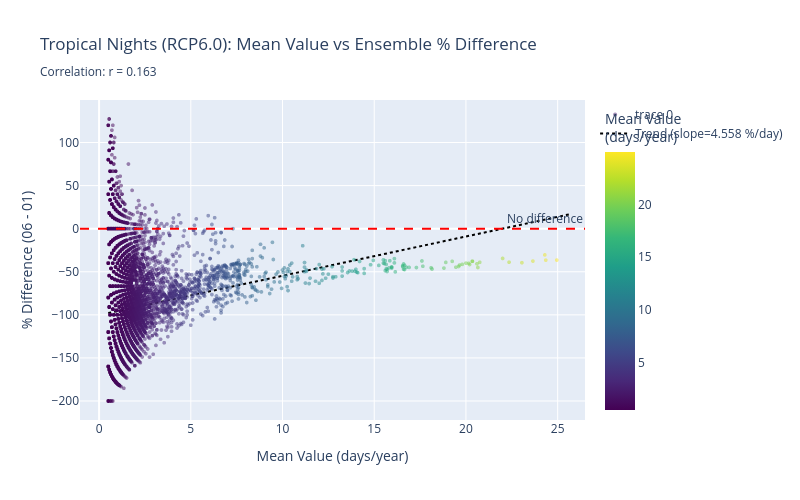
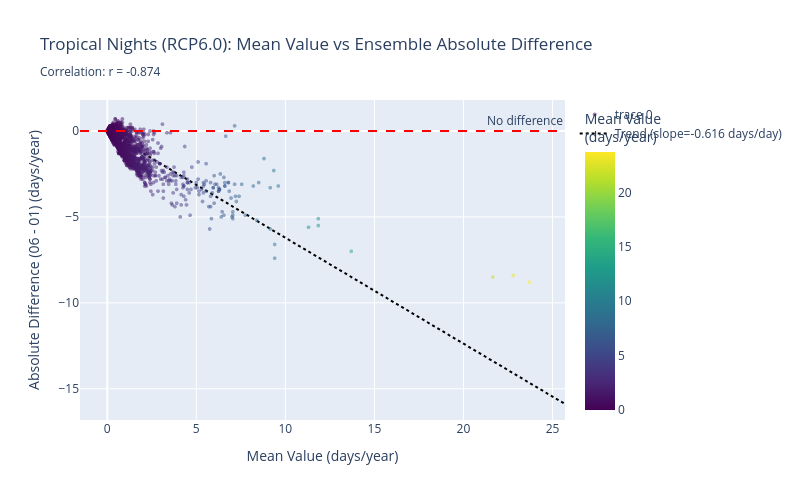

The notebook cell saved with these charts, in order:
### Code cell
print("\nRCP6.0 - Percentage Difference:")
fig_val_diff_pct_60 = plot_value_vs_difference(tropical_nights_01_60, tropical_nights_06_60,
                                                var_name='variable', metric_name='Tropical Nights (RCP6.0)',
                                                use_percentage=True)
fig_val_diff_pct_60.show()

print("\nRCP6.0 - Absolute Difference:")
fig_val_diff_abs_60 = plot_value_vs_difference(tropical_nights_01_60, tropical_nights_06_60,
                                                var_name='variable', metric_name='Tropical Nights (RCP6.0)',
                                                use_percentage=False)
fig_val_diff_abs_60.show()

### Figure 1 — Plotly figure (JSON) as saved in the notebook; plotly's stock layout.template omitted (floating-point values rounded to 4 significant figures; data arrays with more than 128 entries replaced by an {"elided": "..."} marker saying what was removed)
{"data": [{"hovertemplate": "Mean Value: %{x:.2f} days<br>% Difference: %{y:.1f}%<extra></extra>", "marker": {"color": {"elided": "10000 float values"}, "colorbar": {"title": {"text": "Mean Value<br>(days/year)"}, "x": 1.02}, "colorscale": [[0, "#440154"], [0.1111, "#482878"], [0.2222, "#3e4989"], [0.3333, "#31688e"], [0.4444, "#26828e"], [0.5556, "#1f9e89"], [0.6667, "#35b779"], [0.7778, "#6ece58"], [0.8889, "#b5de2b"], [1, "#fde725"]], "opacity": 0.5, "size": 4}, "mode": "markers", "type": "scattergl", "x": {"elided": "10000 float values"}, "y": {"elided": "10000 float values"}}, {"line": {"color": "black", "dash": "dot", "width": 2}, "mode": "lines", "name": "Trend (slope=4.558 %/day)", "type": "scatter", "x": [0.5, 0.7545, 1.009, 1.264, 1.518, 1.773, 2.027, 2.282, 2.536, 2.791, 3.045, 3.3, 3.555, 3.809, 4.064, 4.318, 4.573, 4.827, 5.082, 5.336, 5.591, 5.845, 6.1, 6.355, 6.609, 6.864, 7.118, 7.373, 7.627, 7.882, 8.136, 8.391, 8.645, 8.9, 9.155, 9.409, 9.664, 9.918, 10.17, 10.43, 10.68, 10.94, 11.19, 11.45, 11.7, 11.95, 12.21, 12.46, 12.72, 12.97, 13.23, 13.48, 13.74, 13.99, 14.25, 14.5, 14.75, 15.01, 15.26, 15.52, 15.77, 16.03, 16.28, 16.54, 16.79, 17.05, 17.3, 17.55, 17.81, 18.06, 18.32, 18.57, 18.83, 19.08, 19.34, 19.59, 19.85, 20.1, 20.35, 20.61, 20.86, 21.12, 21.37, 21.63, 21.88, 22.14, 22.39, 22.65, 22.9, 23.15, 23.41, 23.66, 23.92, 24.17, 24.43, 24.68, 24.94, 25.19, 25.45, 25.7], "y": [-97.97, -96.81, -95.65, -94.49, -93.33, -92.17, -91.01, -89.85, -88.69, -87.53, -86.37, -85.21, -84.05, -82.89, -81.73, -80.57, -79.41, -78.25, -77.09, -75.93, -74.77, -73.61, -72.45, -71.29, -70.13, -68.96, -67.8, -66.64, -65.48, -64.32, -63.16, -62.0, -60.84, -59.68, -58.52, -57.36, -56.2, -55.04, -53.88, -52.72, -51.56, -50.4, -49.24, -48.08, -46.92, -45.76, -44.6, -43.44, -42.28, -41.12, -39.96, -38.8, -37.64, -36.48, -35.32, -34.16, -33.0, -31.84, -30.68, -29.52, -28.36, -27.2, -26.04, -24.88, -23.72, -22.56, -21.4, -20.24, -19.08, -17.91, -16.75, -15.59, -14.43, -13.27, -12.11, -10.95, -9.793, -8.633, -7.473, -6.313, -5.152, -3.992, -2.832, -1.672, -0.5115, 0.6487, 1.809, 2.969, 4.129, 5.29, 6.45, 7.61, 8.77, 9.93, 11.09, 12.25, 13.41, 14.57, 15.73, 16.89]}], "layout": {"annotations": [{"showarrow": false, "text": "No difference", "x": 1, "xanchor": "right", "xref": "x domain", "y": 0, "yanchor": "bottom", "yref": "y"}], "height": 500, "shapes": [{"line": {"color": "red", "dash": "dash"}, "type": "line", "x0": 0, "x1": 1, "xref": "x domain", "y0": 0, "y1": 0, "yref": "y"}], "showlegend": true, "title": {"text": "Tropical Nights (RCP6.0): Mean Value vs Ensemble % Difference<br><sub>Correlation: r = 0.163</sub>"}, "width": 800, "xaxis": {"title": {"text": "Mean Value (days/year)"}}, "yaxis": {"title": {"text": "% Difference (06 - 01)"}}}}

### Figure 2 — Plotly figure (JSON) as saved in the notebook; plotly's stock layout.template omitted (floating-point values rounded to 4 significant figures; data arrays with more than 128 entries replaced by an {"elided": "..."} marker saying what was removed)
{"data": [{"hovertemplate": "Mean Value: %{x:.2f} days<br>Difference: %{y:.2f} days<extra></extra>", "marker": {"color": {"elided": "10000 float values"}, "colorbar": {"title": {"text": "Mean Value<br>(days/year)"}, "x": 1.02}, "colorscale": [[0, "#440154"], [0.1111, "#482878"], [0.2222, "#3e4989"], [0.3333, "#31688e"], [0.4444, "#26828e"], [0.5556, "#1f9e89"], [0.6667, "#35b779"], [0.7778, "#6ece58"], [0.8889, "#b5de2b"], [1, "#fde725"]], "opacity": 0.5, "size": 4}, "mode": "markers", "type": "scattergl", "x": {"elided": "10000 float values"}, "y": {"elided": "10000 float values"}}, {"line": {"color": "black", "dash": "dot", "width": 2}, "mode": "lines", "name": "Trend (slope=-0.616 days/day)", "type": "scatter", "x": [0, 0.2596, 0.5192, 0.7788, 1.038, 1.298, 1.558, 1.817, 2.077, 2.336, 2.596, 2.856, 3.115, 3.375, 3.634, 3.894, 4.154, 4.413, 4.673, 4.932, 5.192, 5.452, 5.711, 5.971, 6.23, 6.49, 6.749, 7.009, 7.269, 7.528, 7.788, 8.047, 8.307, 8.567, 8.826, 9.086, 9.345, 9.605, 9.865, 10.12, 10.38, 10.64, 10.9, 11.16, 11.42, 11.68, 11.94, 12.2, 12.46, 12.72, 12.98, 13.24, 13.5, 13.76, 14.02, 14.28, 14.54, 14.8, 15.06, 15.32, 15.58, 15.84, 16.09, 16.35, 16.61, 16.87, 17.13, 17.39, 17.65, 17.91, 18.17, 18.43, 18.69, 18.95, 19.21, 19.47, 19.73, 19.99, 20.25, 20.51, 20.77, 21.03, 21.29, 21.55, 21.81, 22.07, 22.33, 22.58, 22.84, 23.1, 23.36, 23.62, 23.88, 24.14, 24.4, 24.66, 24.92, 25.18, 25.44, 25.7], "y": [-0.05198, -0.2119, -0.3719, -0.5318, -0.6918, -0.8517, -1.012, -1.172, -1.332, -1.492, -1.651, -1.811, -1.971, -2.131, -2.291, -2.451, -2.611, -2.771, -2.931, -3.091, -3.251, -3.411, -3.571, -3.731, -3.891, -4.051, -4.211, -4.371, -4.531, -4.691, -4.85, -5.01, -5.17, -5.33, -5.49, -5.65, -5.81, -5.97, -6.13, -6.29, -6.45, -6.61, -6.77, -6.93, -7.09, -7.25, -7.41, -7.57, -7.73, -7.89, -8.049, -8.209, -8.369, -8.529, -8.689, -8.849, -9.009, -9.169, -9.329, -9.489, -9.649, -9.809, -9.969, -10.13, -10.29, -10.45, -10.61, -10.77, -10.93, -11.09, -11.25, -11.41, -11.57, -11.73, -11.89, -12.05, -12.21, -12.37, -12.53, -12.69, -12.85, -13.01, -13.17, -13.33, -13.49, -13.65, -13.81, -13.97, -14.13, -14.29, -14.45, -14.61, -14.77, -14.93, -15.09, -15.25, -15.41, -15.57, -15.73, -15.89]}], "layout": {"annotations": [{"showarrow": false, "text": "No difference", "x": 1, "xanchor": "right", "xref": "x domain", "y": 0, "yanchor": "bottom", "yref": "y"}], "height": 500, "shapes": [{"line": {"color": "red", "dash": "dash"}, "type": "line", "x0": 0, "x1": 1, "xref": "x domain", "y0": 0, "y1": 0, "yref": "y"}], "showlegend": true, "title": {"text": "Tropical Nights (RCP6.0): Mean Value vs Ensemble Absolute Difference<br><sub>Correlation: r = -0.874</sub>"}, "width": 800, "xaxis": {"title": {"text": "Mean Value (days/year)"}}, "yaxis": {"title": {"text": "Absolute Difference (06 - 01) (days/year)"}}}}
